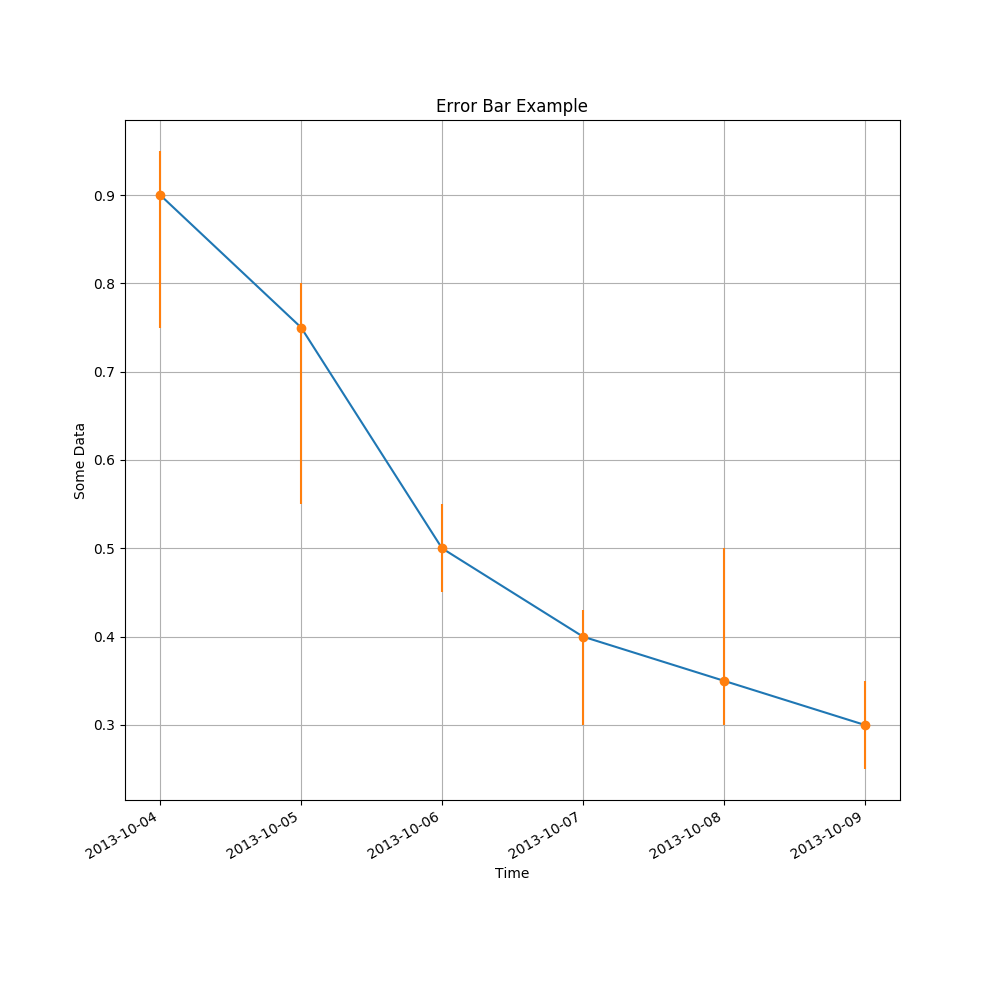

This figure's Julia source:
# pyplot_errorbar.jl
#
#	Demonstrate error bar plots
#
# gizmaa (https://gist.github.com/gizmaa/7214002)
# Julia 1.1.0
# Last Edit: 10.05.19

using PyPlot

###################################
#  Generate a few points of data  #
###################################
x = collect(DateTime(2013,10,4):Dates.Day(1):DateTime(2013,10,9))
y = [0.9;0.75;0.5;0.4;0.35;0.3]
uppererror = [0.05 0.05 0.05 0.03 0.15 0.05;]
lowererror = [0.15 0.2 0.05 0.1 0.05 0.05;]
errs = [lowererror;uppererror]

println("From " * string(x[1]) * " to " * string(x[end]))

x = Dates.value.(x)/1000/60/60/24 # Convert time from milliseconds from day 0 to days from day 0

##########
#  Plot  #
##########
fig = figure("pyplot_errorbar",figsize=(10,10)) # Create a new figure
p = plot_date(x,y,linestyle="-",marker="None",label="Base Plot") # Basic line plot
pe = errorbar(x,y,yerr=errs,fmt="o") # Plot irregular error bars
axis("tight")
ax = gca() # Get the handle of the current axis
PyPlot.title("Error Bar Example")
xlabel("Time")
ylabel("Some Data")
grid("on")

fig.autofmt_xdate(bottom=0.2,rotation=30,ha="right") # Autoformat the time format and rotate the labels so they don't overlap
fig.canvas.draw() # Update the figure
